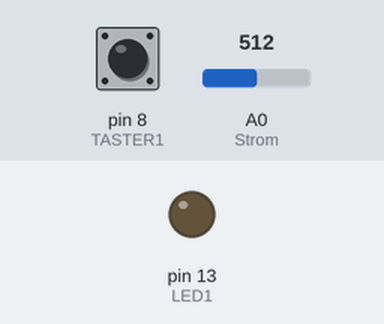
The sketch below on a simulated Arduino Mega 2560, built with avr-gcc and run on an emulated ATmega2560. On the bench: output pins drawn as LEDs (lit = HIGH). The inputs (shaded band) are chosen by the test bench; at power-on: pin 8 (TASTER1) HIGH, A0 (Strom) = 512. What the sketch prints to the serial monitor is not drawn.

Above: at 1.2 s.
1.3 s: pin 8 (TASTER1) pulled LOW for 1 s
At 2.6 s:
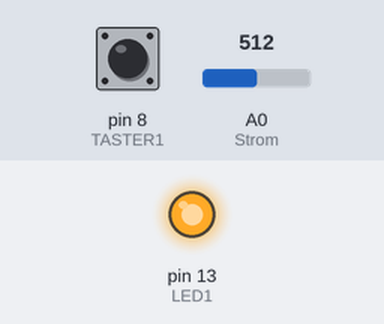
Timing chart, 0 to 5.3 s (numbered marks = the images above; inputs shaded):
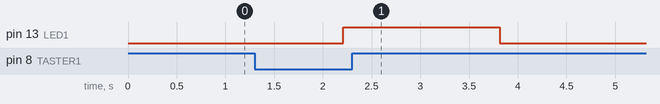

Measured:
- after the input at 1.3 s, pin 13 (LED1): LOW → HIGH after 0.91 s, → LOW 1.6 s later

The sketch:

SunSensor_standalone.ino
```cpp
/*
	Source code for SunSensor in standalone application
	Written by Patrick Buchenberg patrick.buchenberg@tum.de
	Version2 - 14.06.2021
*/

#define NUMPINS 5
#define NUMMEAS 1000

#define RMESS 2e3
#define ADC_AUFLOESUNG 1024
#define A 125366
#define B -0.709

#define X 0
#define Y 1
#define Z 2

int LED1 = 13, TASTER1 = 8;
int Strom = A0;
int sensorPin[] = {22, 28, 26, 24, 30};

double sensorValue[NUMPINS] = {};
double Koordinaten[3];
int offset_x = 0;
int offset_y = 0;
int offset_z = 0;

void setup() {

  Serial.begin(115200);
  Serial.println("SunSensor starts ... v2");

  pinMode(LED1, OUTPUT);
  pinMode(TASTER1, INPUT);
  digitalWrite(TASTER1, HIGH);
  for(int i =0; i<NUMPINS; i++)
  {
    pinMode(sensorPin[i], INPUT);
    digitalWrite(sensorPin[i], LOW);
  }
}

void loop()
{
  if(!digitalRead(TASTER1))
  {
    digitalWrite(LED1, HIGH);
    Messung(sensorValue,1000);
    Kalibrierung(sensorValue);
    delay(1000);
    digitalWrite(LED1, LOW);
  }

  Messung(sensorValue, NUMMEAS);
  Auswertung(sensorValue);

  delay(500);
}

void Messung(double* array, int Anzahl_Messungen)
{
  for(int i =0; i<NUMPINS; i++)
  {
    pinMode(sensorPin[i], OUTPUT);
    digitalWrite(sensorPin[i], HIGH);
    double summe = 0;
    for(int n =0; n<Anzahl_Messungen; n++)
    {
      summe += analogRead(Strom);
    }
    pinMode(sensorPin[i], INPUT);
    digitalWrite(sensorPin[i], LOW);
    array[i] = summe/Anzahl_Messungen;
  }
}

// ---------------------------------------------

void Auswertung(double* array)
{
  double* Position = XYZ(array);
  double x = Position[X];
  double y = Position[Y];
  double z = Position[Z];

  int winkel_ebene = atan2d(y,x);
  int winkel_hoehe = atan2d(z,sqrt(sq(x)+sq(y)));
  double betrag = sqrt(sq(x)+sq(y)+sq(z));

  Serial.print("Winkel-Ebene [°]:"); Serial.println(winkel_ebene);
  Serial.print("Winkel-Höhe [°]: "); Serial.println(winkel_hoehe);
  Serial.print("Betrag:          "); Serial.println(betrag);
}

double* XYZ(double* adc)
{
  double lux[NUMPINS] = {};
  for(int i=0; i<NUMPINS; i++)
  {
    double R_ldr = RMESS*(ADC_AUFLOESUNG/adc[i]-1);
    lux[i] = pow(R_ldr/A,1/B);
    //Serial.print("R:"); Serial.println(R_ldr);
    Serial.print("L:"); Serial.println(lux[i]);
  }

  Koordinaten[X] = lux[0]-lux[2]-offset_x;
  Koordinaten[Y] = lux[1]-lux[3]-offset_y;
  Koordinaten[Z] = lux[4]-offset_z;

  Serial.print("x:"); Serial.println(Koordinaten[X]);
  Serial.print("y:"); Serial.println(Koordinaten[Y]);
  Serial.print("z:"); Serial.println(Koordinaten[Z]);

  return Koordinaten;
}

int atan2d(double a, double b)
{
  double winkel = atan(a/b);
  winkel *= 360/(2*PI);
  if (b < 0 && a > 0)
    winkel += 180;
  if (b < 0 && a <= 0)
    winkel -= 180;

  return winkel;
}

void Kalibrierung(double* array)
{
  Serial.println("Kalibrierung gestartet!...");
  double* Position = XYZ(array);
  offset_x += Position[X];
  offset_y += Position[Y];
  offset_z += Position[Z];

  Serial.print("Offset x:"); Serial.println(offset_x);
  Serial.print("Offset y:"); Serial.println(offset_y);
  Serial.print("Offset z:"); Serial.println(offset_z);
}
```
